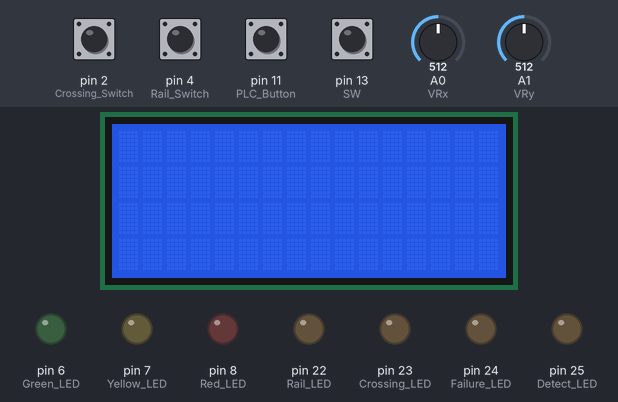
The sketch below on a simulated Arduino Mega 2560, built with avr-gcc and run on an emulated ATmega2560. Shown: 16×4 character LCD, output pins drawn as LEDs (lit = HIGH). Inputs (shaded band) come from the test bench; at power-on: pin 13 (SW) HIGH, pin 2 (Crossing_Switch), pin 4 (Rail_Switch), pin 11 (PLC_Button) LOW, A0 (VRx) = 512, A1 (VRy) = 512. What the sketch prints to the serial monitor is not drawn.

Above: at 1.2 s.
1.3 s: A0 (VRx) set to 891
2.8 s: A0 (VRx) set to 908
At 4.0 s:
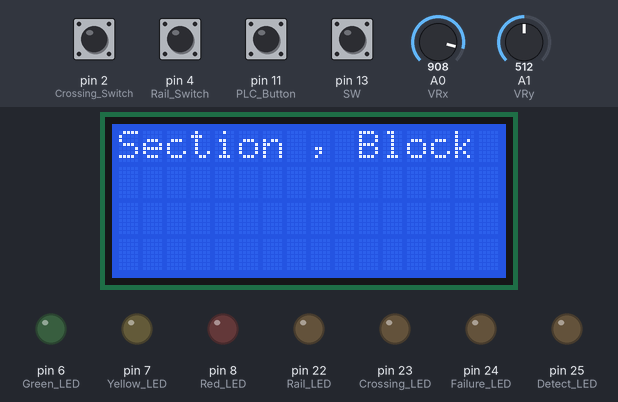
4.5 s: pin 13 (SW) pulled LOW for 0.15 s
At 5.1 s:
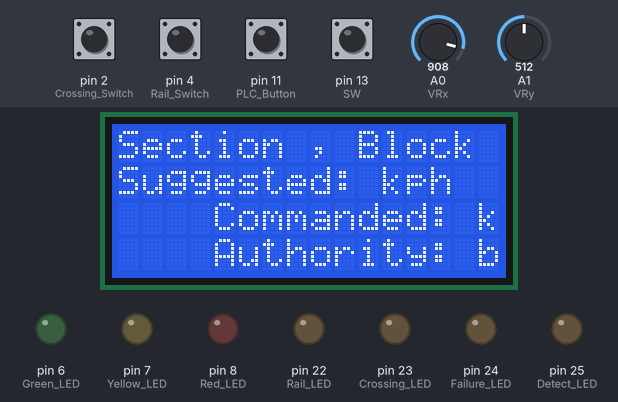
6.7 s: pin 2 (Crossing_Switch) pulled HIGH for 0.15 s
At 7.1 s:
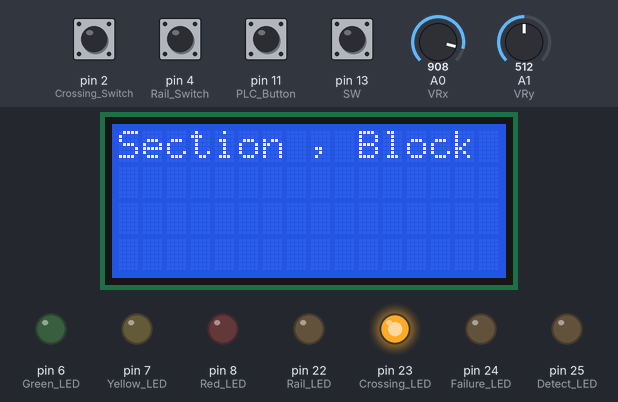
8.7 s: pin 4 (Rail_Switch) pulled HIGH for 0.15 s
At 9.2 s:
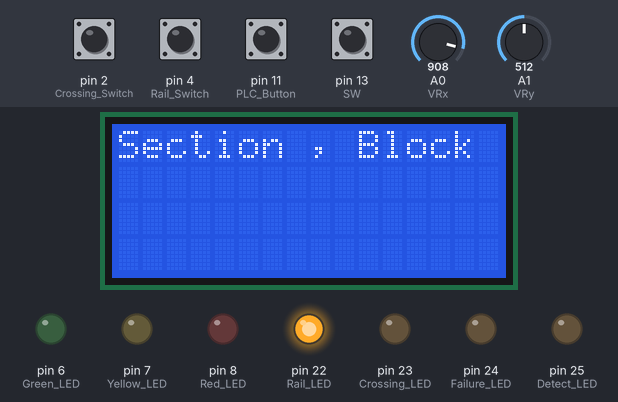
10.8 s: pin 2 (Crossing_Switch) driven HIGH and pin 4 (Rail_Switch) driven HIGH
At 11.6 s:
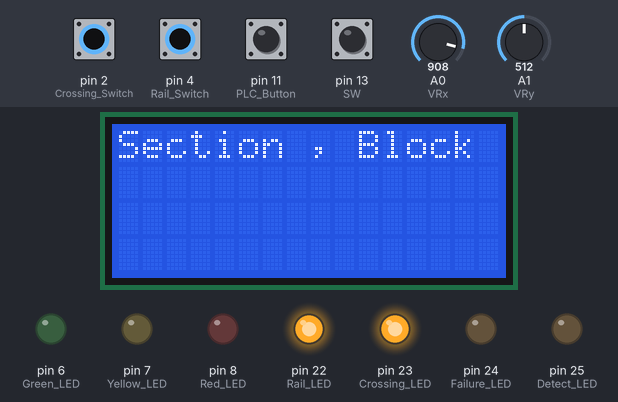
Timing chart, 0 to 13.4 s (numbered marks = the images above; inputs shaded):
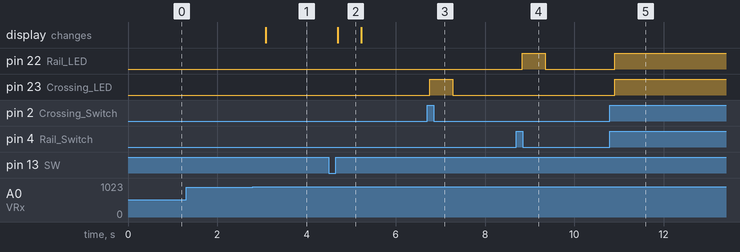

Measured:
- the behaviour switches between 899 and 900 on A0 (VRx) (found by bisection; images 0 and 1)
- after the input at 1.3 s, every drawn part: stays the same
- after the input at 2.8 s, the display: changes after 0.29 s (image 1)
- after the input at 4.5 s, the display: changes after 0.20 s (image 2)
- after the input at 6.7 s, pin 23 (Crossing_LED): LOW → HIGH after 0.06 s, → LOW 0.52 s later
- after the input at 8.7 s, pin 22 (Rail_LED): LOW → HIGH after 0.14 s, → LOW 0.52 s later
- after the input at 10.8 s, pin 22 (Rail_LED), pin 23 (Crossing_LED): LOW → HIGH after 0.11 s
- what the display in image 2 shows lasts 0.5 s, from 4.7 s to 5.2 s

The sketch:

gui.ino
```cpp
// Include library code
#include <Wire.h>
#include <LiquidCrystal_I2C.h>

// Initialize the Liquid Crystal library with the numbers of the interface pins
// set the LCD address to 0x27 for a 16 chars and 4 line display
LiquidCrystal_I2C lcd1(0x27,16,4);

// Train Detection LED
int Detect_LED = 25;

// Failure Monitor LED
int Failure_LED = 24;

// Traffic Lights
int Red_LED = 8;
int Yellow_LED = 7;
int Green_LED = 6;

void setup() {
    // LCD and Serial Port
    lcd1.init();
    lcd1.backlight();
    Serial.begin(9600);

    // Initializer functions
    detectTrain();
    detectFailure();
    setUpload();
    setManual();
    setJoystick();
}

void loop() {
    // updating functions
    enableOverride();
    uploadPLC();
    joystick();
    Transmitter();
    Receiver();
    delay(500);
}
```

Receiver.ino
```cpp
// Data that needs to be received for the GUI
/*
 * Char 0 = Block Occupancy
 * Char 1 = Current Section
 * Char 2-3 = Current Block
 * Char 4-7 = Suggested Speed
 * Char 8-11 = Commanded Speed
 * Char 12-15 = Authority
 * Char 16 = Lights
 * Char 17 = Failure Alert
 * Last character is a newline, length 18
 */

String incomingData;

void Receiver() {
  if (Serial.available() > 0){
    incomingData = Serial.readStringUntil('\n');
  }

  if (incomingData.length() == 18) {
      if (incomingData.substring(0,1).equals("1")) digitalWrite(Detect_LED, HIGH);
      else if (incomingData.substring(0,1).equals("0")) digitalWrite(Detect_LED, LOW);

      section = incomingData.substring(1,2);
      block = incomingData.substring(2,4);
      suggested = incomingData.substring(4,8);
      commanded = incomingData.substring(8,12);
      authority = incomingData.substring(12,16);

      if (incomingData.substring(16,17).equals("0")) {
        digitalWrite(Red_LED, HIGH);
        digitalWrite(Red_LED, LOW);
        digitalWrite(Green_LED, LOW);
      }
      else if (incomingData.substring(16,17).equals("1")) {
        digitalWrite(Red_LED, LOW);
        digitalWrite(Yellow_LED, HIGH);
        digitalWrite(Green_LED, LOW);
      }
      else if (incomingData.substring(16,17).equals("2")) {
        digitalWrite(Red_LED, LOW);
        digitalWrite(Yellow_LED, LOW);
        digitalWrite(Green_LED, HIGH);
      }

      if (incomingData.substring(17,18).equals("1")) {
        digitalWrite(Failure_LED, HIGH);
      } else if (incomingData.substring(17,18).equals("0")) {
        digitalWrite(Failure_LED, LOW); }

  }
}
```

StateOfTrack.ino
```cpp
// Manual Override
int Rail_Switch = 4;
int Crossing_Switch = 2;
int Rail_LED = 22;
int Crossing_LED = 23;
int Rail_State;
int Crossing_State;

// Update PLC
int PLC_Button = 11;
int PB_State;

// Set up Functions
void setManual() {
  // set I/Os
  pinMode(Rail_Switch, INPUT);
  pinMode(Rail_LED, OUTPUT);
  pinMode(Crossing_Switch, INPUT);
  pinMode(Crossing_LED, OUTPUT);

  // Traffic lights
  pinMode(Red_LED, OUTPUT);
  pinMode(Yellow_LED, OUTPUT);
  pinMode(Green_LED, OUTPUT);
}

// Detect Train
void detectTrain() {
  pinMode(Detect_LED, OUTPUT);
}

// Show Failure
void detectFailure() {
  pinMode(Failure_LED, OUTPUT);
}

void setUpload(){
  pinMode(PLC_Button, INPUT);
}

void uploadPLC(){
  PB_State = digitalRead(PLC_Button);
}

// Updating function
void enableOverride() {
  Rail_State = digitalRead(Rail_Switch);
  Crossing_State = digitalRead(Crossing_Switch);

  // Turn on LED for Railway Switch or Crossbarss if enabled
  if (Rail_State == 1) {
    digitalWrite(Rail_LED, HIGH);
  } else {
    digitalWrite(Rail_LED, LOW);}

  if (Crossing_State == 1) {
    digitalWrite(Crossing_LED, HIGH);
  } else {
    digitalWrite(Crossing_LED, LOW);}
}
```

Transmitter.ino
```cpp
/*
 * Char 0 = Joystick left
 * Char 1 = Joystick right
 * Char 2 = Manually change Switch Position: 0 or 1
 * Char 3 = Manually activate railway crossing: 0 or 1
 * Char 4 = Update PLC Button: 0 or 1
 */

 // string to transmsit
 String outgoingData;

void Transmitter() {
  outgoingData = "";

  // Joystick
  // -x Left: previous block
  if (xPosition<=90 && yPosition>=500){
    outgoingData += "1";
  } else {
    outgoingData += "0";
  }

  // +x Right: next block
  if (xPosition>=900 && yPosition>=500){
    outgoingData += "1";
  } else {
    outgoingData += "0";
  }

  // Switch position state
  if (Rail_State == 1) {
    outgoingData += "1";
  } else {
    outgoingData += "0";
  }

  // Railway crossing state
  if (Crossing_State == 1) {
    outgoingData += "1";
  } else {
    outgoingData += "0";
  }

  // PLC Button state
  if (PB_State == 1) {
    outgoingData += "1";
  } else {
    outgoingData += "0";
  }

  Serial.println(outgoingData);

 }
```

LCDControls.ino
```cpp
// Joystick initializations
int VRx = A0;
int VRy = A1;
int SW = 13;
int xPosition = 0;
int yPosition = 0;
int SW_state = 0;

String section;
String block;
String suggested;
String commanded;
String authority;

void setJoystick() {
    // I/Os
  pinMode(VRx, INPUT);
  pinMode(VRy, INPUT);
  pinMode(SW, INPUT_PULLUP);
}

void joystick() {
  // Read from Joystick
  xPosition = analogRead(VRx);
  yPosition = analogRead(VRy);
  SW_state = digitalRead(SW);

  // +x direction: switch to next block
  if (xPosition>=900 && yPosition>=500){
    lcd1.clear();
    lcd1.setCursor(0,0);
    lcd1.print("Section ");
    lcd1.print(section);
    lcd1.print(", Block ");
    lcd1.print(block);}

  // -x : switch to previous block
  if (xPosition<=90 && yPosition>=500){
    lcd1.clear();
    lcd1.setCursor(0,0);
    lcd1.print("Section ");
    lcd1.print(section);
    lcd1.print(", Block ");
    lcd1.print(block);}

  // show block information
  if (SW_state == 0) {
    lcd1.clear();
    lcd1.setCursor(0,0);
    lcd1.print("Section ");
    lcd1.print(section);
    lcd1.print(", Block ");
    lcd1.print(block);
    lcd1.setCursor(0,1);
    lcd1.print("Suggested:");
    lcd1.print(suggested);
    lcd1.print(" kph");
    lcd1.setCursor(0,2);
    lcd1.print("Commanded:");
    lcd1.print(commanded);
    lcd1.print(" kph");
    lcd1.setCursor(0,3);
    lcd1.print("Authority:");
    lcd1.print(authority);
    lcd1.print(" blcks");}
}
```
